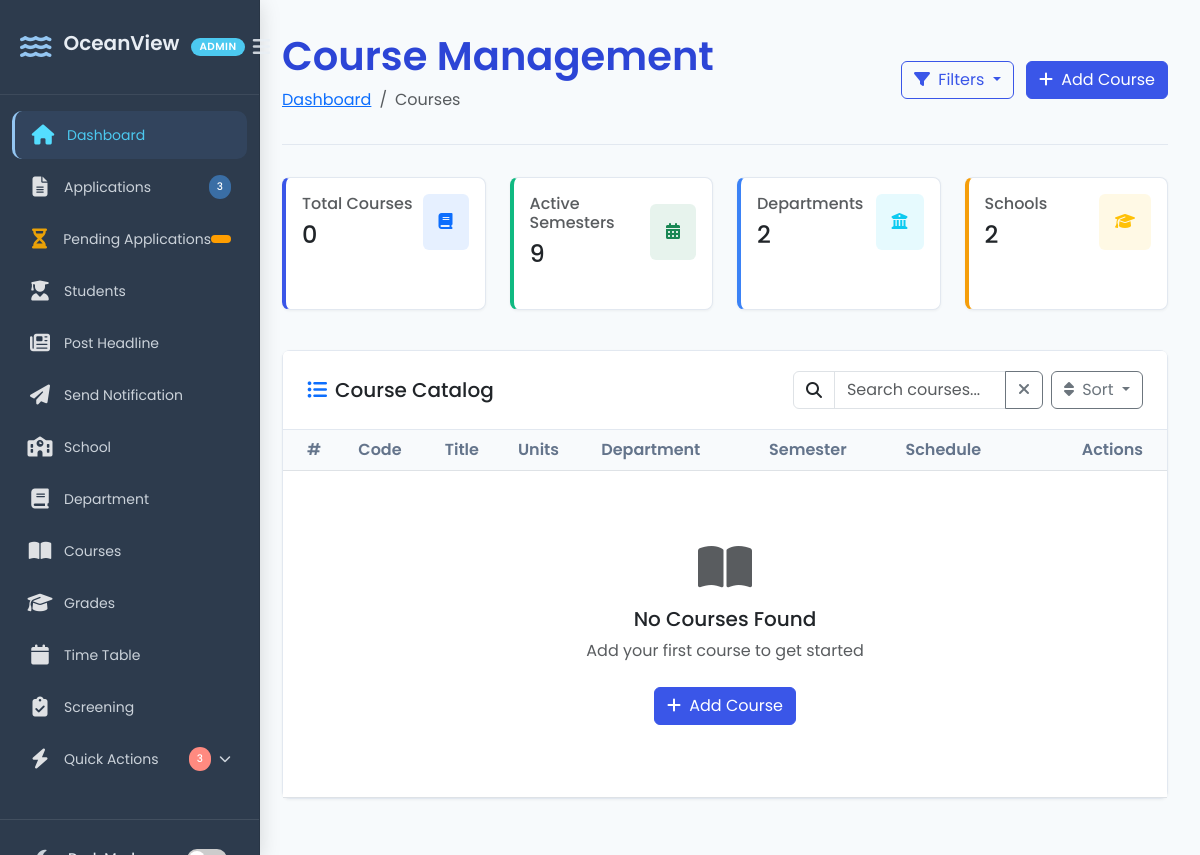
Before: /add-course/ with the older database file.
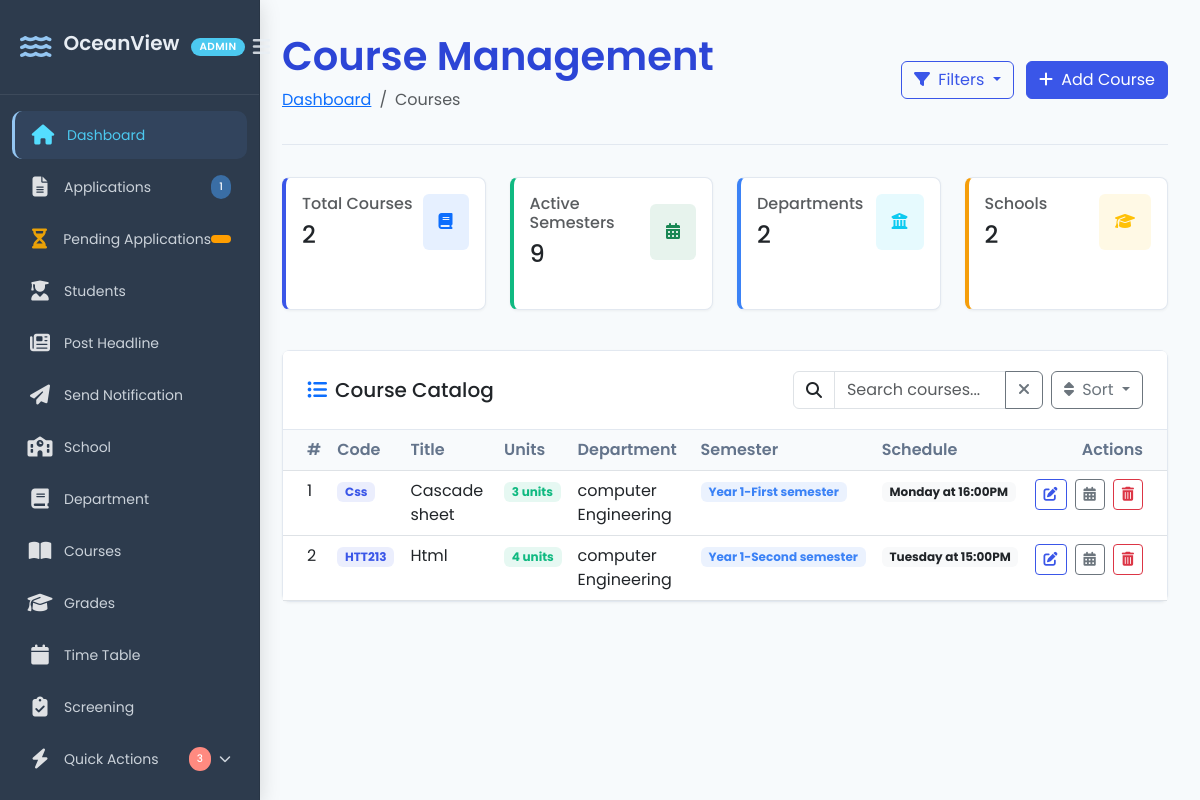
After: the same page with the newer database file.
### portal/models.py (models this page shows, shortened)
class Course(models.Model):
    DAYS_OF_WEEK = [
        ('MON', 'Monday'),
        ('TUE', 'Tuesday'),
        ('WED', 'Wednesday'),
        ('THU', 'Thursday'),
        ('FRI', 'Friday'),
        ('SAT', 'Saturday'),
        ('SUN', 'Sunday'),
    ]
    TIME_SLOTS = [
        ('08:00AM', '08:00 AM'),
        ('09:00AM', '09:00 AM'),
        ('10:00AM', '10:00 AM'),
        ('11:00AM', '11:00 AM'),
        ('12:00PM', '12:00 PM'),
        ('13:00PM', '01:00 PM'),
        ('14:00PM', '02:00 PM'),
        ('15:00PM', '03:00 PM'),
        ('16:00PM', '04:00 PM'),
        ('17:00PM', '05:00 PM'),
    ]
    title = models.CharField(max_length=100)
    code = models.CharField(max_length=10, unique=True)
    unit = models.IntegerField()
    school = models.ForeignKey(School, on_delete=models.CASCADE, related_name="courses")
    department = models.ForeignKey(Department, on_delete=models.CASCADE, related_name="courses")
    semester = models.ForeignKey(Semester, on_delete=models.CASCADE, related_name="courses")
    lecturer = models.ForeignKey(Lecturer, on_delete=models.CASCADE, blank=True, null=True)
    days = MultiSelectField(choices=DAYS_OF_WEEK, blank=True, null=True)
    time = models.CharField(max_length=10, choices=TIME_SLOTS, blank=True, null=True)
    venue = models.CharField(max_length=100, blank=True, null=True)
    syllabus = models.FileField(upload_to="syllabus/", blank=True, null=True)

class Department(models.Model):
    name = models.CharField(max_length=100)
    school = models.ForeignKey(School, on_delete=models.CASCADE, related_name="departments")

class Semester(models.Model):
    name = models.CharField(max_length=20)  # "First" or "Second"
    year = models.ForeignKey(Year, on_delete=models.CASCADE, related_name="semesters")
    class Meta:
        unique_together = ("name", "year")  # Ensure each year has only one "First" & "Second"
    def __str__(self):
        return f"{self.year} - {self.name} Semester"

class Year(models.Model):
    number = models.IntegerField(unique=True)  # Example: 1, 2, 3, 4
    name = models.CharField(max_length=50, default="")
    def __str__(self):
        return f"Year {self.number}"

### crm/views.py (the view)
# urls.py: path("add-course/", add_course, name = "add_course" ),
def add_course(request):
    schools = School.objects.all()
    departments = Department.objects.all()
    semesters = Semester.objects.all().order_by('-year', 'name')
    total_applications = Application.objects.count()
    if request.method == "POST":
        form = CourseForm(request.POST, request.FILES)
        if form.is_valid():
            course = form.save()
            messages.success(request, f"Course {course.code} - {course.title} created successfully!")
            return redirect('add_course')
        else:
            messages.error(request, "Please correct the errors below.")
    else:
        form = CourseForm()
    all_courses = Course.objects.all().order_by('semester__year', 'semester__name', 'code')
    courses_by_year_semester = {}
    for course in all_courses:
        year = course.semester.year if course.semester else "Unknown"
        semester_name = course.semester.name if course.semester else "Unknown"
        if year not in courses_by_year_semester:
            courses_by_year_semester[year] = {}
        if semester_name not in courses_by_year_semester[year]:
            courses_by_year_semester[year][semester_name] = []
        courses_by_year_semester[year][semester_name].append(course)
    paginator = Paginator(all_courses, 10)
    page_number = request.GET.get('page')
    courses = paginator.get_page(page_number)
    context = {
        "form": form,
        "courses": courses,
        "schools": schools,
        "departments": departments,
        "semesters": semesters,
        "courses_by_year_semester": courses_by_year_semester,
        'total_applications': total_applications,
    }
    return render(request, "crm/add_course.html", context)

### crm/forms.py
class CourseForm(forms.ModelForm):
    class Meta:
        model = Course
        fields = '__all__'
    def __init__(self, *args, **kwargs):
        super().__init__(*args, **kwargs)
        if 'school' in self.data:
            try:
                school_id = int(self.data.get('school'))
                self.fields['department'].queryset = Department.objects.filter(school_id=school_id).order_by('name')
            except (ValueError, TypeError):
                pass
        elif self.instance.pk:
            self.fields['department'].queryset = self.instance.school.department_set.order_by('name')
        else:
            self.fields['department'].queryset = Department.objects.none()

### portal/models.py (called while the page is built)
    def __str__(self):
        return self.name

### crm/templates/crm/add_course.html (shortened to what the changed rows need)
{% load static %}
<!DOCTYPE html>
<html lang="en">
<head>
    <link href="https://cdn.jsdelivr.net/npm/bootstrap@5.3.0/dist/css/bootstrap.min.css" rel="stylesheet">
    <link rel="stylesheet" href="https://cdnjs.cloudflare.com/ajax/libs/font-awesome/6.4.0/css/all.min.css">
    <link rel="stylesheet" href="{% static 'crm/css/add_course.css' %}">
</head>
<body>
    {% include 'crm/sidebar.html' %}
    <div class="main-content">
        <div class="page-header">
            <div>
                <h1 class="page-title">Course Management</h1>
            </div>
        </div>
        <div class="row mb-4">
            <div class="col-md-6 col-lg-3 mb-3">
                <div class="card h-100 stat-card-primary">
                    <div class="card-body">
                        <div class="d-flex justify-content-between align-items-center">
                            <div>
                                <h6 class="text-muted mb-2">Total Courses</h6>
                                <h4 class="mb-0">{{ courses.paginator.count }}</h4>
                            </div>
                        </div>
                    </div>
                </div>
            </div>
        </div>
        <div class="card">
            <div class="card-body p-0">
                <div class="table-responsive">
                    <table class="table table-hover mb-0">
                        <thead>
                            <tr>
                                <th class="ps-4">#</th>
                                <th>Code</th>
                                <th>Title</th>
                                <th>Units</th>
                                <th>Department</th>
                                <th>Semester</th>
                                <th>Schedule</th>
                                <th class="text-end pe-4">Actions</th>
                            </tr>
                        </thead>
                        <tbody>
                            {% for course in courses %}
                            <tr>
                                <td class="ps-4">{{ forloop.counter0|add:courses.start_index }}</td>
                                <td>
                                    <span class="badge badge-primary">{{ course.code }}</span>
                                </td>
                                <td>{{ course.title }}</td>
                                <td>
                                    <span class="badge badge-success">{{ course.unit }} units</span>
                                </td>
                                <td>{{ course.department.name }}</td>
                                <td>
                                    <span class="badge badge-info">{{ course.semester.year }}-{{ course.semester.name }} semester</span>
                                </td>
                                <td>
                                    {% if course.days and course.time %}
                                        <span class="badge bg-light text-dark">
                                            {{ course.get_days_display }} at {{ course.time }}
                                        </span>
                                    {% else %}
                                        <span class="badge bg-light text-muted">Not scheduled</span>
                                    {% endif %}
                                </td>
                                <td class="text-end pe-4">
                                    <div class="d-flex justify-content-end">
                                        <button class="btn btn-sm btn-outline-primary me-2 edit-btn" data-course-id="{{ course.id }}">
                                            <i class="fas fa-edit"></i>
                                        </button>
                                        <button class="btn btn-sm btn-outline-secondary me-2 schedule-btn"
                                                data-bs-toggle="modal"
                                                data-bs-target="#scheduleModal"
                                                data-course-id="{{ course.id }}">
                                            <i class="fas fa-calendar-alt"></i>
                                        </button>
                                        <form action="#" method="POST" class="d-inline">
                                            <button type="submit" class="btn btn-sm btn-outline-danger" onclick="return confirm('Are you sure you want to delete this course?')">
                                                <i class="fas fa-trash-alt"></i>
                                            </button>
                                        </form>
                                    </div>
                                </td>
                            </tr>
                            {% empty %}
                            <tr>
                                <td colspan="8" class="text-center py-5">
                                    <div class="py-4">
                                        <i class="fas fa-book-open fa-3x text-muted mb-3"></i>
                                        <h5 class="mb-2">No Courses Found</h5>
                                        <p class="text-muted">Add your first course to get started</p>
                                        <button class="btn btn-primary mt-2" data-bs-toggle="modal" data-bs-target="#courseModal">
                                            <i class="fas fa-plus me-1"></i> Add Course
                                        </button>
                                    </div>
                                </td>
                            </tr>
                            {% endfor %}
                        </tbody>
                    </table>
                </div>
            </div>
        </div>
    </div>
</body>
</html>

Changed rows visible on the page:
added Course: code "Css", title "Cascade sheet", unit "3", department.name "computer Engineering", semester.year "Year 1", semester.name "First", days "Monday", time "16:00PM"
added Course: code "HTT213", title "Html", unit "4", department.name "computer Engineering", semester.year "Year 1", semester.name "Second", days "Tuesday", time "15:00PM"
Other visible differences:
{{ total_applications }}: "3" → "1"
{{ courses.paginator.count }}: "0" → "2"
text no longer shown: "No Courses Found Add your first course to get started Add Course"
